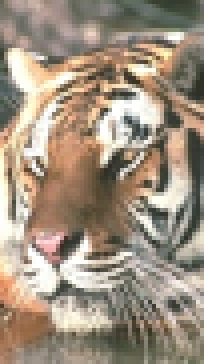
#> input picture testData/TEST.png, 204 x 364 px, given in place of input.mp4, which was not available
$ python Fast_video_interpolation_by_frame_decomposition.py
#> lines starting #> are read from the running program, lines starting #| are printed output that depends on the picture; pictures that were not available may be replaced by others from this repository, and a replacement may not be noted
### agec.py
import numpy as np
import cv2
import argparse

def agcwd(image, w=0.5):
    is_colorful = len(image.shape) >= 3
    img = extract_value_channel(image) if is_colorful else image
    img_pdf = get_pdf(img)
    max_intensity = np.max(img_pdf)
    min_intensity = np.min(img_pdf)
    w_img_pdf = max_intensity * (((img_pdf - min_intensity) / (max_intensity - min_intensity)) ** w)
    w_img_cdf = np.cumsum(w_img_pdf) / np.sum(w_img_pdf)
    l_intensity = np.arange(0, 256)
    l_intensity = np.array([255 * (e / 255) ** (1 - w_img_cdf[e]) for e in l_intensity], dtype=np.uint8)
    enhanced_image = np.copy(img)
    height, width = img.shape
    for i in range(0, height):
        for j in range(0, width):
            intensity = enhanced_image[i, j]
            enhanced_image[i, j] = l_intensity[intensity]
    enhanced_image = set_value_channel(image, enhanced_image) if is_colorful else enhanced_image
    return enhanced_image


def extract_value_channel(color_image):
    color_image = color_image.astype(np.float32) / 255.
    hsv = cv2.cvtColor(color_image, cv2.COLOR_BGR2HSV)
    v = hsv[:, :, 2]
    return np.uint8(v * 255)


def get_pdf(gray_image):
    height, width = gray_image.shape
    pixel_count = height * width
    hist = cv2.calcHist([gray_image], [0], None, [256], [0, 256])
    return hist / pixel_count


def set_value_channel(color_image, value_channel):
    value_channel = value_channel.astype(np.float32) / 255
    color_image = color_image.astype(np.float32) / 255.
    color_image = cv2.cvtColor(color_image, cv2.COLOR_BGR2HSV)
    color_image[:, :, 2] = value_channel
    color_image = np.array(cv2.cvtColor(color_image, cv2.COLOR_HSV2BGR) * 255, dtype=np.uint8)
    return color_image

def agec_init(img):

    enhanced_image = agcwd(img)
#> in agcwd, `is_colorful = len(image.shape) >= 3`: is_colorful = True
#> in extract_value_channel, `hsv = cv2.cvtColor(color_image, cv2.COLOR_BGR2HSV)`: hsv: shape (364, 204, 3) float32; mean H, S, V 44.8, 0.2, 0.6
#> in extract_value_channel, `v = hsv[:, :, 2]`:
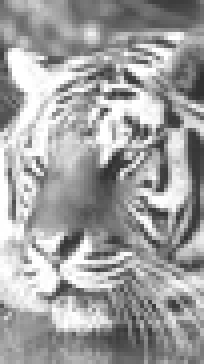
#> v: shape (364, 204) float32; min 0.18, max 1, mean 0.629
#> in agcwd, image is the input picture: shape (364, 204, 3); mean B, G, R 127.7, 145, 159.6
#> in get_pdf, `hist = cv2.calcHist([gray_image], [0], None, [256], [0, 256])`: hist = 256 values, max 3312 at index 255, min 0 at index 0, mean 290.1
#> in agcwd, `img_pdf = get_pdf(img)`: img_pdf = 256 values, max 0.0446 at index 255, min 0 at index 0, mean 0.00391
#> in agcwd, `max_intensity = np.max(img_pdf)`: max_intensity = 0.0446
#> in agcwd, `min_intensity = np.min(img_pdf)`: min_intensity = 0
#> in agcwd, `w_img_pdf = max_intensity * (((img_pdf - min_intensity) / (max_intensi..`: w_img_pdf = 256 values, max 0.0446 at index 255, min 0 at index 0, mean 0.0116
#> in agcwd, `w_img_cdf = np.cumsum(w_img_pdf) / np.sum(w_img_pdf)`: w_img_cdf = 256 values from 0 to 1
#> in agcwd, `l_intensity = np.array([255 * (e / 255) ** (1 - w_img_cdf[e]) for e in..`: l_intensity = 256 values from 0 to 255
#> after the loop in agcwd, `for i in range(0, height):`:
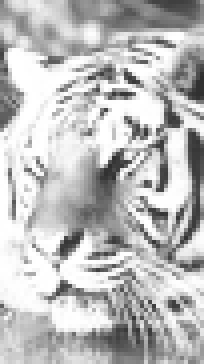
#> enhanced_image: shape (364, 204); min 46, max 255, mean 188.5
#> in set_value_channel, `color_image[:, :, 2] = value_channel`: color_image: shape (364, 204, 3) float32; mean H, S, V 44.8, 0.2, 0.7
#> in set_value_channel, `color_image = np.array(cv2.cvtColor(color_image, cv2.COLOR_HSV2BGR) * ..`: color_image: shape (364, 204, 3); mean H, S, V 148.9, 169.5, 187.5
    gamma = 0.75
    lookUpTable = np.empty((1,256), np.uint8)
    for i in range(256):
        lookUpTable[0,i] = np.clip(pow(i / 255.0, gamma) * 255.0, 0, 255)

    res = cv2.LUT(enhanced_image, lookUpTable)
    return res

### Fast_video_interpolation_by_frame_decomposition.py
import cv2
import numpy as np
import os
from os.path import isfile, join
from natsort import natsorted
import moviepy.editor as mp
import warnings
import numba
from agec import *

warnings.filterwarnings("ignore")
file_name = "input.mp4" #input('Enter Input File Name: ')
nightmode = True #"y" in input("RTX needed? ").lower()
vidcap = cv2.VideoCapture(file_name)
fps = vidcap.get(cv2.CAP_PROP_FPS)
duration = vidcap.get(cv2.CAP_PROP_FRAME_COUNT) / fps

@numba.jit
def AISRE(image):
    if nightmode:
        image = agec_init(image)
    image = cv2.resize(image, None, fx=2, fy=2, interpolation=cv2.INTER_CUBIC)
    cv2.imwrite("imgfolder/image" + str(count) + ".png", image)  # save frame as PNG uncompressed file

@numba.jit
def getFrame(sec):
    vidcap.set(cv2.CAP_PROP_POS_MSEC, sec * 1000)
    hasFrames, image = vidcap.read()
    print(count)
    if hasFrames:
        AISRE(image)
    return hasFrames


sec = 0
frameTime = 1 / fps  # //fps = 1/framerate, framerate = 1/fps
count = 1
success = getFrame(sec)
#> in agec_init, `res = cv2.LUT(enhanced_image, lookUpTable)`: res: shape (364, 204, 3); mean H, S, V 167.5, 185.3, 199.9
#> ``:
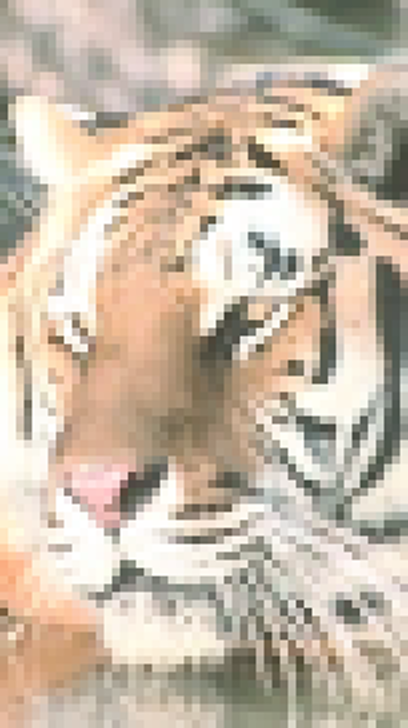
#> saved as image1.png: shape (728, 408, 3); mean B, G, R 167.5, 185.3, 199.8
#> success = True

# takes snapshot of video at every value of sec, 1 pic every frameTime secs
# for 2fps, 1 pic every 0.5secs
while success:
    count = count + 1
    sec = sec + frameTime
    sec = round(sec, 4)
    success = getFrame(sec)

file_name_without_extension = file_name.split('.')[0]
pathIn = './imgfolder/'
pathOut = './vidfolder/output_' + file_name_without_extension + '.avi'
frame_array = []

files = [f for f in os.listdir(pathIn) if isfile(join(pathIn, f))]
# for sorting the file names properly
files = natsorted(files)

img_tmp = cv2.imread(pathIn + files[0])
height, width, layers = img_tmp.shape
size = (width, height)

# combines all pics to get video with 'fps' being output video's FPS
out = cv2.VideoWriter(pathOut, cv2.VideoWriter_fourcc(*'DIVX'), fps, size)

for i in range(len(files)):
    # reading each files
    print(pathIn + files[i])
    img = cv2.imread(pathIn + files[i])
    # inserting the frames into an image array
    out.write(img)

out.release()

for file in files:
    os.remove(pathIn + file)

print("FPS of input video: ", fps)
print("Length of input video: ", duration, "secs")

vidcap = cv2.VideoCapture('./vidfolder/output_' + file_name_without_extension + '.avi')
fps = vidcap.get(cv2.CAP_PROP_FPS)
duration = vidcap.get(cv2.CAP_PROP_FRAME_COUNT) / fps

print("FPS of output video: ", fps)
print("Length of output video: ", duration, "secs")

videoIn = mp.VideoFileClip(file_name)
videoOut = mp.VideoFileClip('./vidfolder/output_' + file_name_without_extension + '.avi')
audioIn = videoIn.audio

audioFileName = file_name_without_extension + ".mp3"
audioIn.write_audiofile(audioFileName)

videoOut.write_videofile('./vidfolder/output_' + file_name_without_extension + '.mp4', audio=audioFileName)
os.remove(audioFileName)
os.remove('./vidfolder/output_' + file_name_without_extension + '.avi')
